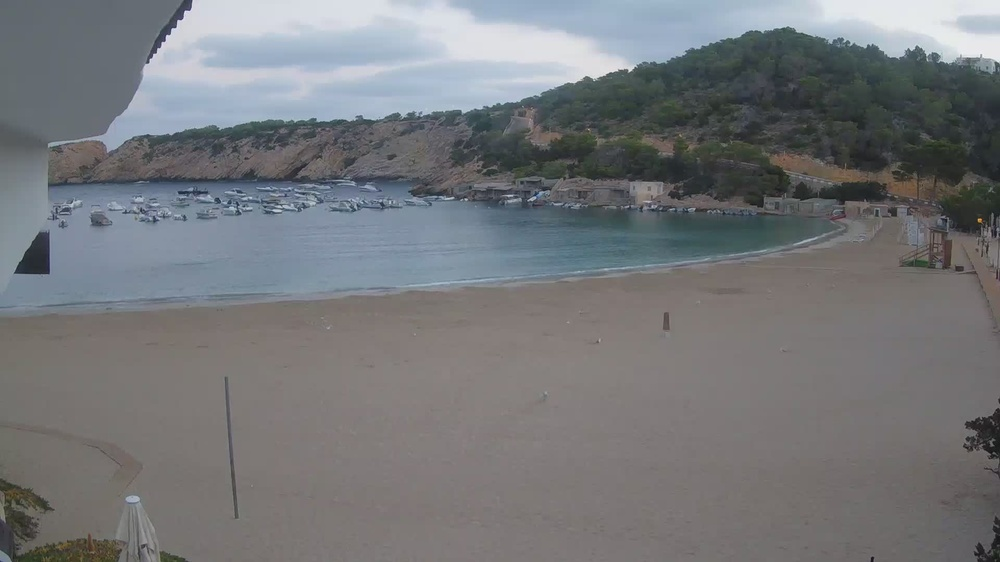
#> input picture Data/background.jpg, 1000 x 562 px, shrunk from 1920 x 1080 before the run
$ python crowd_counting_v1.py
#> lines starting #> are read from the running program, lines starting #| are printed output that depends on the picture
import cv2
import numpy as np
import pandas as pd
import matplotlib.pyplot as plt
import os
import argparse

def load_annotations(annotation_path):
    df = pd.read_csv(annotation_path)
    columns = ["label", "x", "y", "image_name", "width", "height"]
    df.columns = columns
    return df

def load_image(image_path):
    # Load image in RGB format
#> called with image_path = './Data/background.jpg'
    image = cv2.imread(image_path, cv2.IMREAD_COLOR)
#> image is the input picture: shape (562, 1000, 3); mean B, G, R 122.1, 119.3, 117.3
    image = cv2.cvtColor(image, cv2.COLOR_BGR2RGB)
    if image is None:
        raise FileNotFoundError(f"Image not found at path: {image_path}")
    return image

# [34 lines left out: functions draw_annotations_on_image, display_images_in_grid, not called in this run]

def convert_to_gray(image):
    return cv2.cvtColor(image, cv2.COLOR_RGB2GRAY)
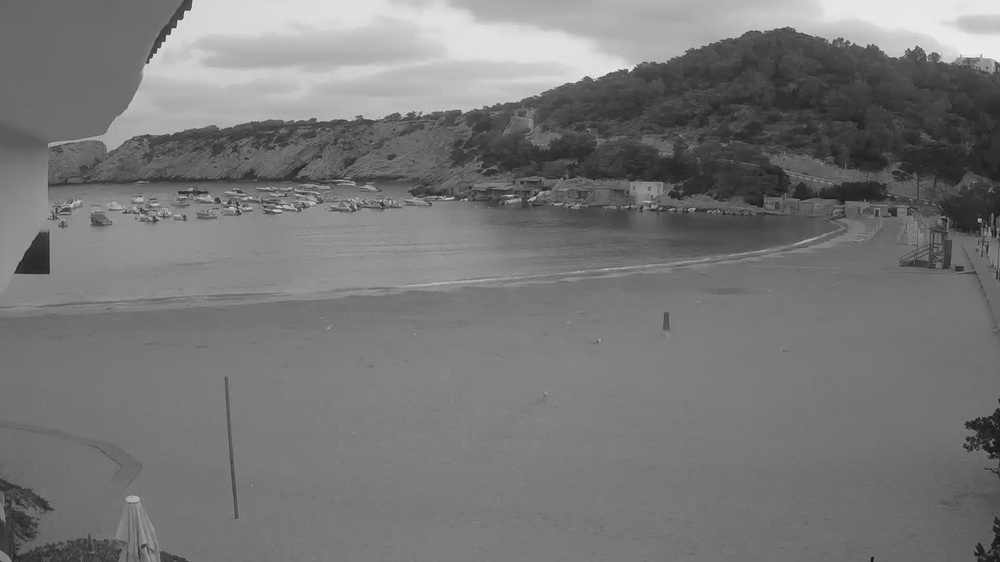
#> returned value: shape (562, 1000); min 18, max 246, mean 119

def apply_errosion(image):
    kernel = np.ones((5, 5), np.uint8)
    return cv2.erode(image, kernel, iterations=1)

def apply_dilation(image):
    kernel = np.ones((5, 5), np.uint8)
    return cv2.dilate(image, kernel, iterations=1)

def apply_edge_detection(image, threshold1=100, threshold2=200):
    return cv2.Canny(image, threshold1, threshold2)

def apply_blob_detection(image):
    num_labels, labels_im = cv2.connectedComponents(image)
    return num_labels, labels_im

# [5 lines left out: function apply_contour_detection, not called in this run]

def apply_binary_thresholding(image, threshold=128, max_value=255):
    _, thresholded_image = cv2.threshold(image, threshold, max_value, cv2.THRESH_BINARY)
    return thresholded_image

def apply_difference(image1, image2):
    return cv2.absdiff(image1, image2)

def crop_image_from_top_bottom(image, top_percentage=0, bottom_percentage=0):
#> called with top_percentage = 0.5, bottom_percentage = 0.1
    height, width = image.shape[:2]
#> height = 562; width = 1000
    top = int(height * top_percentage)
#> top = 281
    bottom = int(height * bottom_percentage)
#> bottom = 56
    return image[top:height-bottom, :]
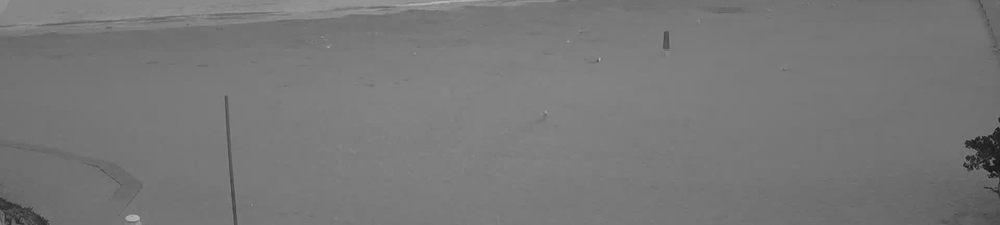
#> returned value: shape (225, 1000); min 18, max 187, mean 119.3

# [7 lines left out: function apply_shadow_masking, not called in this run]

def apply_denoising(image):
    return cv2.fastNlMeansDenoising(image, None, 30, 7, 21)

# [30 lines left out: functions method_1, method_2, not called in this run]

if __name__ == "__main__":
    parser = argparse.ArgumentParser()
    parser.add_argument("--background", "-b", type=str, default="./Data/background.jpg", help="Path to the background image")
    parser.add_argument("--imgs_dir", "-i", type=str, default="./Data/Images", help="Path to the folder containing people images")
    parser.add_argument("--annotation", "-a", type=str, default="./Data/Annotations/labels.csv", help="Path to the annotation CSV file")
    args = parser.parse_args()

    # Load background image
    background_img = load_image(args.background)
    # Convert background image to grayscale
    background_gray = convert_to_gray(background_img)
    # Crop the top and bottom of the background image
    background_gray = crop_image_from_top_bottom(background_gray, 0.5, 0.1)
    # Load annotations
    annotations_df = load_annotations(args.annotation)
#> (the run stopped early here; a loop or call above may not have finished)

$ run again, with Data/Images/1660647600.jpg copied over Data/background.jpg
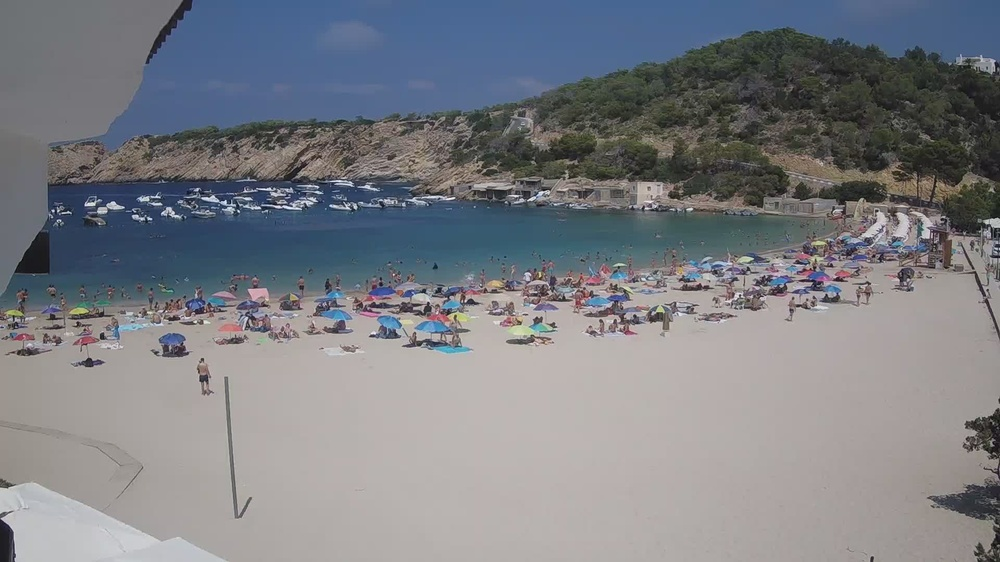
#> input picture Data/Images/1660647600.jpg, 1000 x 562 px, shrunk from 1920 x 1080 before the run
#> in load_image, image is the input picture: shape (562, 1000, 3); mean B, G, R 131.5, 125.9, 123.7
#> in convert_to_gray, `return cv2.cvtColor(image, cv2.COLOR_RGB2GRAY)`:
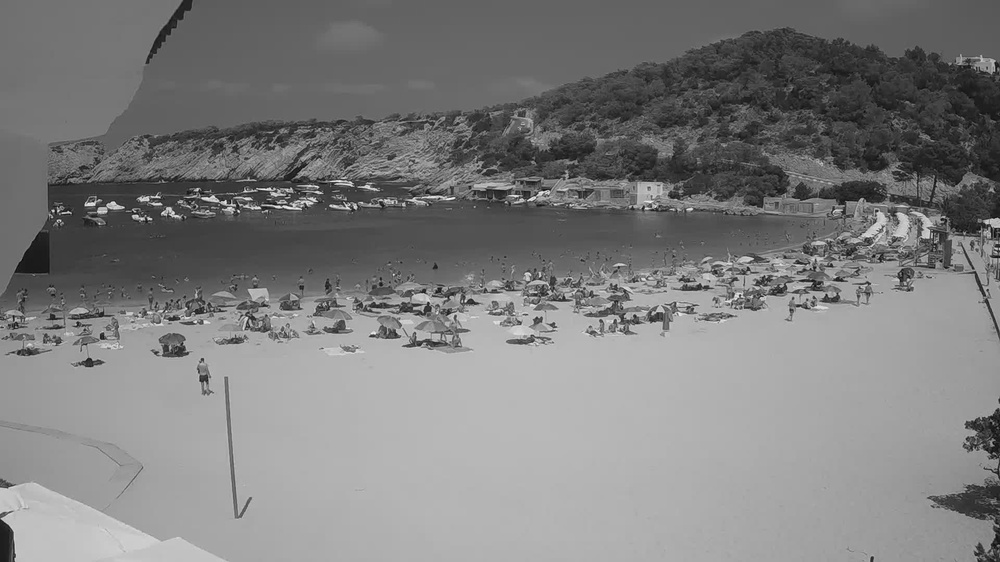
#> returned value: shape (562, 1000); min 7, max 247, mean 125.9
#> in crop_image_from_top_bottom, `return image[top:height-bottom, :]`:
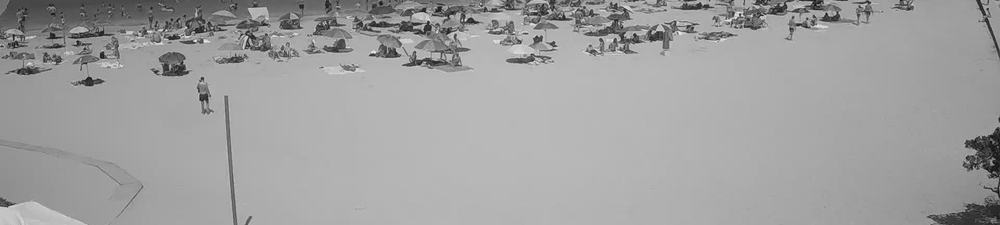
#> returned value: shape (225, 1000); min 7, max 241, mean 159.9

$ run again, with Data/Images/1660662000.jpg copied over Data/background.jpg
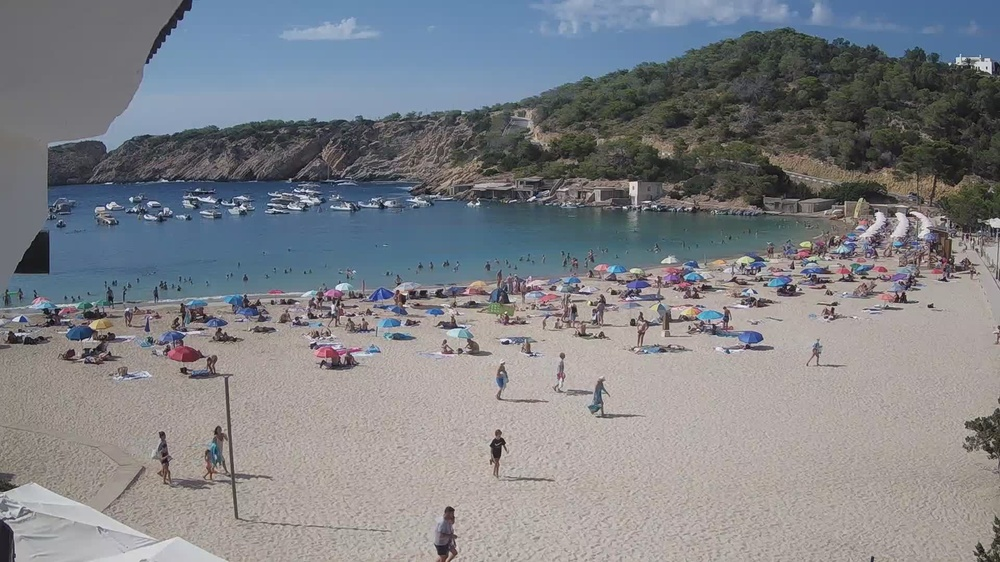
#> input picture Data/Images/1660662000.jpg, 1000 x 562 px, shrunk from 1920 x 1080 before the run
#> in load_image, image is the input picture: shape (562, 1000, 3); mean B, G, R 134.1, 129.3, 127.3
#> in convert_to_gray, `return cv2.cvtColor(image, cv2.COLOR_RGB2GRAY)`:
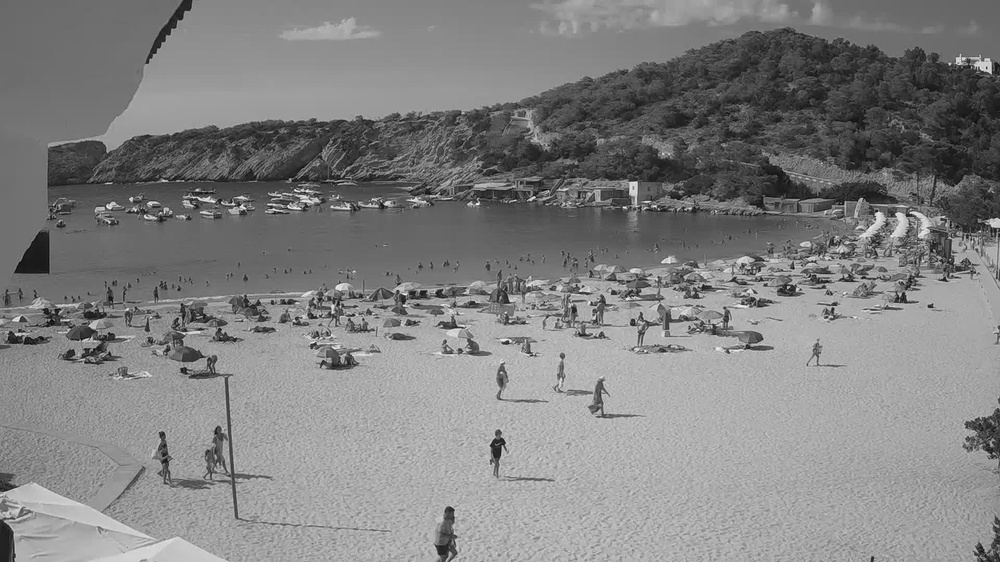
#> returned value: shape (562, 1000); min 7, max 247, mean 129.3
#> in crop_image_from_top_bottom, `return image[top:height-bottom, :]`:
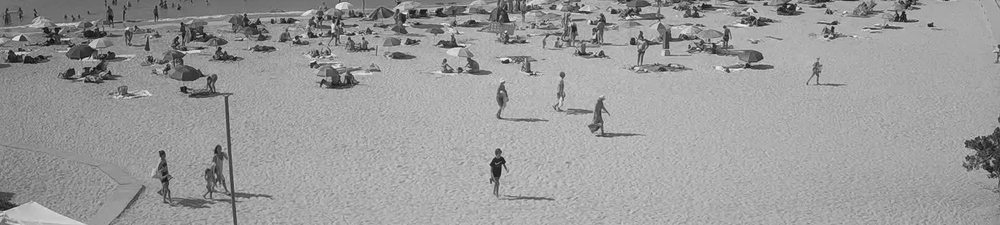
#> returned value: shape (225, 1000); min 9, max 247, mean 154.6

$ run again, with Data/Images/1660644000.jpg copied over Data/background.jpg
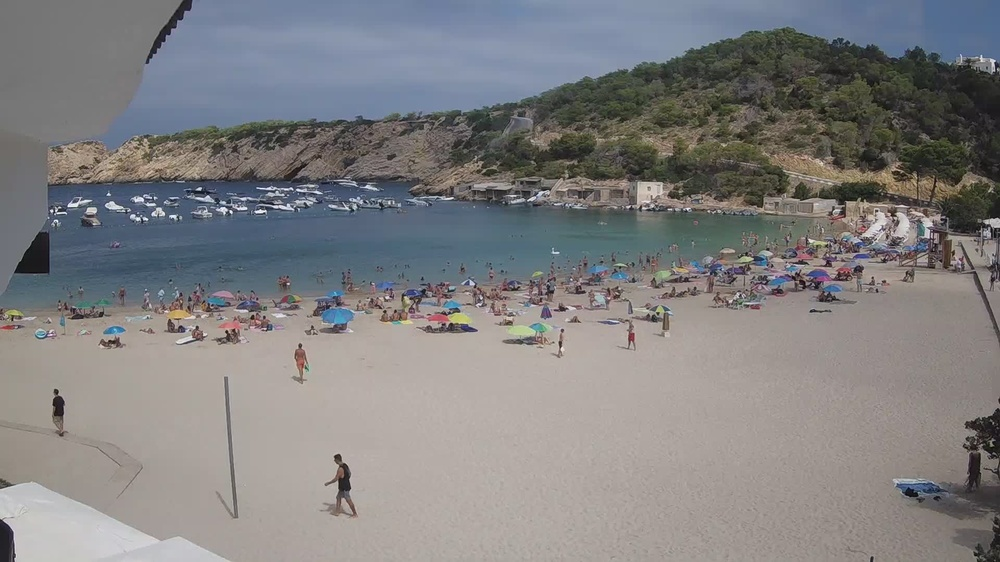
#> input picture Data/Images/1660644000.jpg, 1000 x 562 px, shrunk from 1920 x 1080 before the run
#> in load_image, image is the input picture: shape (562, 1000, 3); mean B, G, R 128.7, 127.8, 128.8
#> in convert_to_gray, `return cv2.cvtColor(image, cv2.COLOR_RGB2GRAY)`:
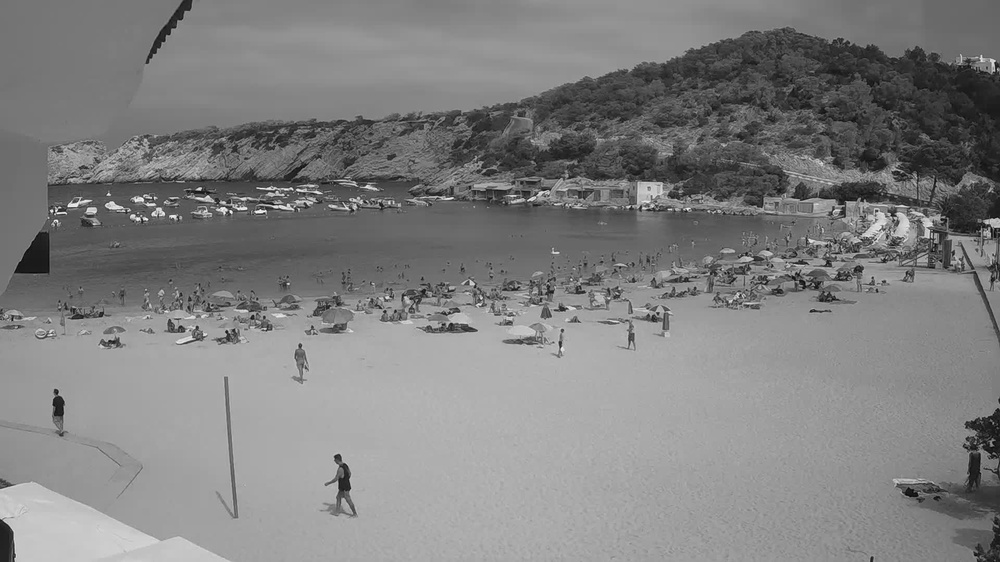
#> returned value: shape (562, 1000); min 7, max 251, mean 128.1
#> in crop_image_from_top_bottom, `return image[top:height-bottom, :]`:
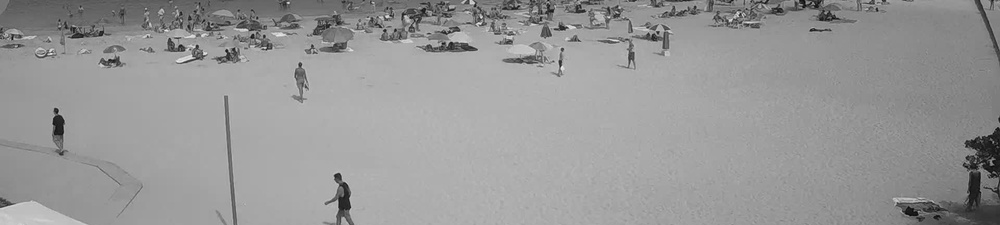
#> returned value: shape (225, 1000); min 7, max 238, mean 151.4
